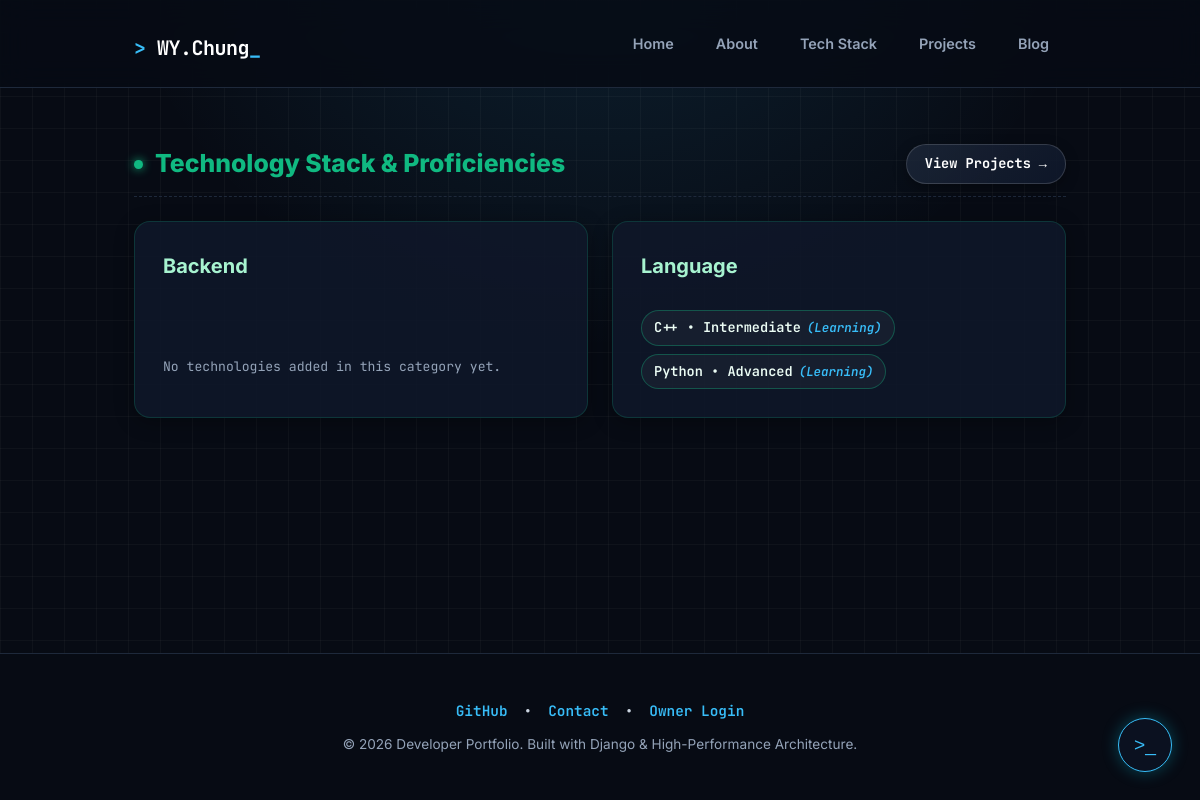
Screenshot of /portfolio/tech/ with the database file from the repository.
### portfolio/models.py (models this page shows, shortened)
class TechCategory(models.Model):
    name=models.CharField(max_length=50,unique=True)
    order=models.IntegerField(default=0)
    class Meta:
        verbose_name_plural = "Tech Categories"
        ordering = ['order', 'name']

class Technology(models.Model):
    name=models.CharField(max_length=50)
    class ProficiencyLevel(models.TextChoices):
        BEGINNER = 'BEG', 'Beginner'
        INTERMEDIATE = 'INT', 'Intermediate'
        ADVANCED = 'ADV', 'Advanced'
        EXPERT = 'EXP', 'Expert'
    category=models.ForeignKey(
        TechCategory,
        on_delete=models.CASCADE,
        related_name='technologies'
    )
    proficiency = models.CharField(
        max_length=3,
        choices=ProficiencyLevel.choices,
        default=ProficiencyLevel.BEGINNER
    )
    is_learning=models.BooleanField(default=False)
    class Meta:
        verbose_name_plural = "Technologies"

### portfolio/views.py (the view)
# urls.py: path('tech/', views.tech_stack_view, name='tech_stack'),
def tech_stack_view(request):
    categories = TechCategory.objects.prefetch_related('technologies').all()
    return render(request, 'portfolio/tech_stack.html', {'categories': categories})

### portfolio/templates/portfolio/tech_stack.html (shortened to what this page needs)
{% extends 'base.html' %}
{% block content %}
    <section class="section-block">
        <div class="section-title-wrap">
            <h2 class="section-heading" style="color: var(--c-emerald);">
                <span class="status-dot dot-emerald"></span> Technology Stack &amp; Proficiencies
            </h2>
            <div style="display: flex; gap: 10px;">
                <a class="btn-glow-more" href="{% url 'portfolio:project_list' %}">
                    View Projects <span class="arrow">&rarr;</span>
                </a>
            </div>
        </div>
        <div class="grid-two-cols">
            {% for category in categories %}
                <article class="base-card card-tech has-bg-img">
                    <div>
                        <h3 class="card-item-title" style="color: #a7f3d0; margin-bottom: 16px;">
                            {{ category.name }}
                        </h3>
                    </div>
                    <div class="badge-list">
                        {% for tech in category.technologies.all %}
                            <span class="pill-badge" style="font-size: 0.85rem; padding: 6px 12px; border-color: rgba(16, 185, 129, 0.35); color: #ecfdf5; display: inline-flex; align-items: center; gap: 6px;">
                                <span>{{ tech.name }} &bull; {{ tech.get_proficiency_display }}</span>
                                {% if tech.is_learning %}
                                    <em style="color: var(--c-cyan); font-size: 0.78rem;">(Learning)</em>
                                {% endif %}
                            </span>
                        {% empty %}
                            <span class="card-meta">No technologies added in this category yet.</span>
                        {% endfor %}
                    </div>
                </article>
            {% empty %}
                <div class="base-card card-tech">
                    <p class="card-desc">No tech categories found.</p>
                </div>
            {% endfor %}
        </div>
    </section>
{% endblock %}

### static/css/style.css (style rules this page uses)
:root { --bg-dark: #070b14; --card-surface: #0f172a; --text-pure: #ffffff; --text-regular: #cbd5e1; --text-muted: #94a3b8; --c-cyan: #38bdf8; --c-cyan-glow: rgba(56, 189, 248, 0.35); --c-purple: #a855f7; --c-purple-glow: rgba(168, 85, 247, 0.35); --c-emerald: #10b981; --c-emerald-glow: rgba(16, 185, 129, 0.35); --border-base: #1e293b; --font-mono: 'JetBrains Mono', 'Fira Code', 'Consolas', monospace; --font-sans: 'Inter', -apple-system, BlinkMacSystemFont, sans-serif; --transition: all 0.35s cubic-bezier(0.4, 0, 0.2, 1); }
* { box-sizing: border-box; margin: 0; padding: 0; }
body.site-body { background-color: var(--bg-dark); background-image: radial-gradient(circle at 50% -20%, rgba(56, 189, 248, 0.15), transparent 45%), linear-gradient(to right, rgba(255, 255, 255, 0.03) 1px, transparent 1px), linear-gradient(to bottom, rgba(255, 255, 255, 0.03) 1px, transparent 1px); background-size: 100% 100%, 32px 32px, 32px 32px; color: var(--text-regular); font-family: var(--font-sans); line-height: 1.6; min-height: 100vh; display: flex; flex-direction: column; }
.section-block { margin-bottom: 72px; }
.section-title-wrap { display: flex; justify-content: space-between; align-items: center; margin-bottom: 24px; padding-bottom: 12px; border-bottom: 1px dashed var(--border-base); }
.section-heading { font-size: 1.55rem; font-weight: 800; color: var(--text-pure); display: flex; align-items: center; gap: 12px; }
.status-dot { width: 9px; height: 9px; border-radius: 50%; display: inline-block; }
.dot-emerald { background-color: var(--c-emerald); box-shadow: 0 0 10px var(--c-emerald); }
.base-card { background-color: var(--card-surface); border-radius: 16px; padding: 28px; transition: var(--transition); position: relative; overflow: hidden; display: flex; flex-direction: column; justify-content: space-between; }
.has-bg-img { background-size: cover; background-position: center; background-repeat: no-repeat; background-blend-mode: overlay; background-color: rgba(15, 23, 42, 0.88); }
.card-tech { border: 1px solid rgba(16, 185, 129, 0.2); box-shadow: 0 4px 20px rgba(0, 0, 0, 0.3); }
.card-item-title { font-size: 1.25rem; font-weight: 700; color: var(--text-pure); margin-bottom: 8px; }
.card-meta { font-size: 0.82rem; color: var(--text-muted); font-family: var(--font-mono); margin-bottom: 12px; }
.grid-two-cols { display: grid; grid-template-columns: repeat(auto-fit, minmax(360px, 1fr)); gap: 24px; }
.badge-list { display: flex; flex-wrap: wrap; gap: 8px; margin-top: auto; padding-top: 12px; }
.pill-badge { font-family: var(--font-mono); font-size: 0.78rem; font-weight: 600; padding: 4px 12px; border-radius: 999px; border: 1px solid var(--border-base); background: rgba(255, 255, 255, 0.04); color: var(--text-regular); transition: var(--transition); }
.btn-glow-more { display: inline-flex; align-items: center; gap: 8px; font-family: var(--font-mono); font-size: 0.85rem; font-weight: 700; color: #ffffff; background: linear-gradient(135deg, rgba(30, 41, 59, 0.8), rgba(15, 23, 42, 0.9)); border: 1px solid rgba(255, 255, 255, 0.15); padding: 8px 18px; border-radius: 30px; text-decoration: none; transition: var(--transition); box-shadow: 0 4px 14px rgba(0, 0, 0, 0.3); }
.btn-glow-more span.arrow { display: inline-block; transition: transform 0.25s ease; }

### rows the page displays
TechCategory: name "Backend"
TechCategory: name "Language"
Technology: name "C++", proficiency "Intermediate", is_learning "(Learning)"
Technology: name "Python", proficiency "Advanced", is_learning "(Learning)"
